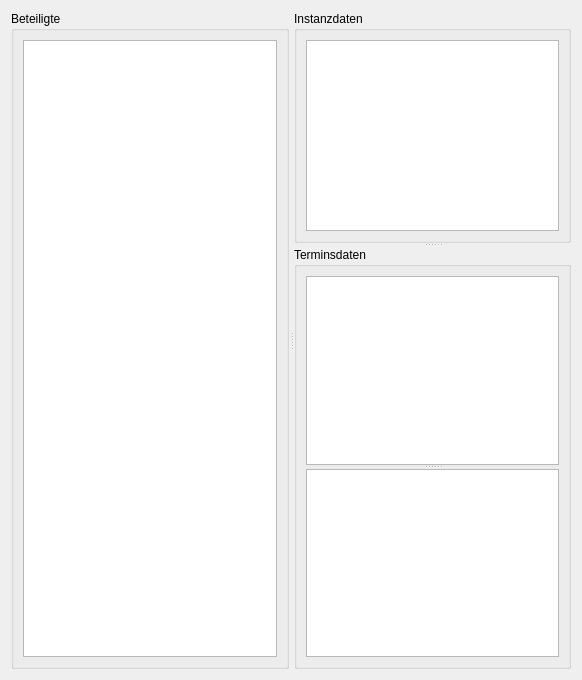
      <widget class="QWidget" name="grunddaten">
       <attribute name="title">
        <string>Grunddaten</string>
       </attribute>
       <layout class="QGridLayout" name="gridLayout_14">
        <item row="0" column="0">
         <widget class="QSplitter" name="splitter_7">
          <property name="orientation">
           <enum>Qt::Horizontal</enum>
          </property>
          <property name="handleWidth">
           <number>5</number>
          </property>
          <property name="childrenCollapsible">
           <bool>false</bool>
          </property>
          <widget class="QGroupBox" name="beteiligteBox">
           <property name="title">
            <string>Beteiligte</string>
           </property>
           <layout class="QGridLayout" name="gridLayout_12">
            <item row="0" column="0">
             <widget class="QTextEdit" name="beteiligteText">
              <property name="minimumSize">
               <size>
                <width>20</width>
                <height>0</height>
               </size>
              </property>
              <property name="toolTip">
               <string>Daten zu Beteiligten</string>
              </property>
              <property name="toolTipDuration">
               <number>2000</number>
              </property>
              <property name="undoRedoEnabled">
               <bool>false</bool>
              </property>
              <property name="lineWrapMode">
               <enum>QTextEdit::NoWrap</enum>
              </property>
              <property name="readOnly">
               <bool>true</bool>
              </property>
              <property name="html">
               <string>&lt;!DOCTYPE HTML PUBLIC &quot;-//W3C//DTD HTML 4.0//EN&quot; &quot;http://www.w3.org/TR/REC-html40/strict.dtd&quot;&gt;
&lt;html&gt;&lt;head&gt;&lt;meta name=&quot;qrichtext&quot; content=&quot;1&quot; /&gt;&lt;style type=&quot;text/css&quot;&gt;
p, li { white-space: pre-wrap; }
&lt;/style&gt;&lt;/head&gt;&lt;body style=&quot; font-family:'Ubuntu'; font-size:11pt; font-weight:400; font-style:normal;&quot;&gt;
&lt;p style=&quot;-qt-paragraph-type:empty; margin-top:0px; margin-bottom:0px; margin-left:0px; margin-right:0px; -qt-block-indent:0; text-indent:0px;&quot;&gt;&lt;br /&gt;&lt;/p&gt;&lt;/body&gt;&lt;/html&gt;</string>
              </property>
             </widget>
            </item>
           </layout>
          </widget>
          <widget class="QSplitter" name="splitter_6">
           <property name="orientation">
            <enum>Qt::Vertical</enum>
           </property>
           <property name="childrenCollapsible">
            <bool>false</bool>
           </property>
           <widget class="QGroupBox" name="instanzdatenBox">
            <property name="title">
             <string>Instanzdaten</string>
            </property>
            <layout class="QGridLayout" name="gridLayout_11">
             <item row="0" column="0">
              <widget class="QTextEdit" name="instanzenText">
               <property name="minimumSize">
                <size>
                 <width>20</width>
                 <height>0</height>
                </size>
               </property>
               <property name="toolTip">
                <string>Liste der Stationen, die ein Vorgang durchlaufen hat.
Es ist nicht die juristische Bezeichnung einer Instanz gemeint.</string>
               </property>
               <property name="toolTipDuration">
                <number>4000</number>
               </property>
               <property name="undoRedoEnabled">
                <bool>false</bool>
               </property>
               <property name="lineWrapMode">
                <enum>QTextEdit::NoWrap</enum>
               </property>
               <property name="readOnly">
                <bool>true</bool>
               </property>
              </widget>
             </item>
            </layout>
           </widget>
           <widget class="QGroupBox" name="terminsdatenBox">
            <property name="title">
             <string>Terminsdaten</string>
            </property>
            <layout class="QGridLayout" name="gridLayout_8">
             <item row="0" column="0">
              <widget class="QSplitter" name="splitter_8">
               <property name="orientation">
                <enum>Qt::Vertical</enum>
               </property>
               <property name="childrenCollapsible">
                <bool>false</bool>
               </property>
               <widget class="QTableWidget" name="termineTableView">
                <property name="toolTip">
                 <string>Klick aktualisiert Detailansicht des gewählten Termins</string>
                </property>
                <property name="toolTipDuration">
                 <number>2500</number>
                </property>
                <property name="editTriggers">
                 <set>QAbstractItemView::NoEditTriggers</set>
                </property>
                <property name="showDropIndicator" stdset="0">
                 <bool>false</bool>
                </property>
                <property name="alternatingRowColors">
                 <bool>true</bool>
                </property>
                <property name="selectionMode">
                 <enum>QAbstractItemView::SingleSelection</enum>
                </property>
                <property name="selectionBehavior">
                 <enum>QAbstractItemView::SelectRows</enum>
                </property>
                <property name="sortingEnabled">
                 <bool>true</bool>
                </property>
                <property name="cornerButtonEnabled">
                 <bool>false</bool>
                </property>
                <attribute name="horizontalHeaderStretchLastSection">
                 <bool>true</bool>
                </attribute>
                <attribute name="verticalHeaderVisible">
                 <bool>false</bool>
                </attribute>
               </widget>
               <widget class="QTextEdit" name="terminDetailView">
                <property name="toolTip">
                 <string>Detailinformationen zum gewählten Termin</string>
                </property>
                <property name="toolTipDuration">
                 <number>2500</number>
                </property>
                <property name="undoRedoEnabled">
                 <bool>false</bool>
                </property>
                <property name="lineWrapMode">
                 <enum>QTextEdit::NoWrap</enum>
                </property>
                <property name="readOnly">
                 <bool>true</bool>
                </property>
               </widget>
              </widget>
             </item>
            </layout>
           </widget>
          </widget>
         </widget>
        </item>
       </layout>
      </widget>
